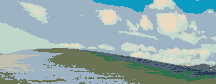
#> input picture xp.png, 216 x 84 px
$ jupyter execute --allow-errors vis_train.ipynb   (shell and % lines are left out)
#> lines starting #> are read from the running program, lines starting #| are printed output that depends on the picture; after the words box and inside, x2 and y2 are one past the last pixel; in counts of white or black regions, pixels touching at a corner belong together
### nopants_train.py
"""
Training code for Adversarial patch training
"""

#import patch_config
import sys
import os

import time
from datetime import datetime
import argparse
import numpy as np
import scipy
import scipy.interpolate
from tqdm import tqdm
import gc
import matplotlib.pyplot as plt
from easydict import EasyDict
from PIL import Image

from skimage.io import imread
from skimage.util import img_as_float

from generator import *
from load_data import *
from tps import *
from sample_uniformly_per_color import *
# from transformers import DeformableDetrForObjectDetection
from skimage.metrics import structural_similarity

import torch
import torch.nn as nn
from torch import autograd
from torch.nn import parameter
from torch.autograd import Variable, Function
from torchvision import transforms
import torchvision
# from tensorboardX import SummaryWriter
import pytorch3d as p3d
from pytorch3d.io import load_objs_as_meshes
from pytorch3d.structures import Meshes, join_meshes_as_batch
from pytorch3d.renderer import (
    cameras,
    look_at_view_transform,
    FoVPerspectiveCameras,
    PointLights,
    DirectionalLights,
    AmbientLights,
    Materials,
    RasterizationSettings,
    MeshRenderer,
    MeshRasterizer,
    BlendParams,
    TexturesUV
)
import wandb

# add path for demo utils functions
sys.path.append(os.path.abspath(''))


from arch.yolov3_models import YOLOv3Darknet
from yolo2.darknet import Darknet
from color_util import *
from train_util import *
import pytorch3d_modify as p3dmd
import mesh_utils as MU


class PatchTrainer(object):
    def __init__(self, args):
        self.args = args
        if args.device is not None:
            device = torch.device(args.device)
            # torch.cuda.set_device(device)
        else:
            device = None
        self.device = device
        self.img_size = 416
        self.DATA_DIR = "./data"

        if args.arch == "rcnn":
            self.model = torchvision.models.detection.fasterrcnn_resnet50_fpn(pretrained=True).eval().to(device)
        elif args.arch == "yolov3":
            self.model = YOLOv3Darknet().eval().to(device)
            self.model.load_darknet_weights('arch/weights/yolov3.weights')
        elif args.arch == "detr":
            self.model = torch.hub.load('facebookresearch/detr:main', 'detr_resnet50', pretrained=True).eval().to(
                device)
        # elif args.arch == "deformable-detr":
        #     self.model = DeformableDetrForObjectDetection.from_pretrained("SenseTime/deformable-detr").eval().to(device)
        elif args.arch == "yolov2":
            self.model = Darknet('yolo2/cfg/yolov2.cfg').eval().to(device)
            self.model.load_weights('yolo2/yolov2.weights')
        elif args.arch == "mask_rcnn":
            self.model = torchvision.models.detection.maskrcnn_resnet50_fpn(pretrained=True).eval().to(device)
        else:
            raise NotImplementedError

        for p in self.model.parameters():
            p.requires_grad = False

        self.batch_size = args.batch_size

        self.patch_transformer = PatchTransformer().to(device)
        if args.arch == "rcnn":
            self.prob_extractor = MaxProbExtractor(0, 80).to(device)
        elif args.arch == "yolov3":
            self.prob_extractor = YOLOv3MaxProbExtractor(0, 80, self.model, self.img_size).to(device)
        elif args.arch == "detr":
            self.prob_extractor = DetrMaxProbExtractor(0, 80, self.img_size).to(device)
        elif args.arch == "deformable-detr":
            self.prob_extractor = DeformableDetrProbExtractor(0,80,self.img_size).to(device)
        self.tv_loss = TotalVariation()

        self.alpha = args.alpha
        self.azim = torch.zeros(self.batch_size)
        self.blend_params = None

        self.sampler_probs = torch.ones([36]).to(device)
        self.loss_history = torch.ones(36).to(device)
        self.num_history = torch.ones(36).to(device)

        self.train_loader = self.get_loader('./data/background', True)
        self.test_loader = self.get_loader('./data/background_test', True)

        self.epoch_length = len(self.train_loader)
        print(f'One training epoch has {len(self.train_loader.dataset)} images')
        print(f'One test epoch has {len(self.test_loader.dataset)} images')

        color_transform = ColorTransform('color_transform_dim6.npz')
        self.color_transform = color_transform.to(device)

        self.fig_size_H = 340
        self.fig_size_W = 860

        resolution = 4
        h, w = int(self.fig_size_H / resolution), int(self.fig_size_W / resolution)
        self.h, self.w = h, w

        # Set paths
        obj_filename_man = os.path.join(self.DATA_DIR, "Archive/Man_join/man.obj")
        obj_filename_tshirt = os.path.join(self.DATA_DIR, "Archive/tshirt_join/tshirt.obj")

        self.coordinates = torch.stack(torch.meshgrid(torch.arange(h), torch.arange(w)), -1).to(device)

        """
        random_seeds = [
            [[14, 67],[34, 58],[50, 60],[23, 6],[61, 13],[90, 8],[106, 19],[123, 11],[166, 51],[185, 58]],
            [[2, 19],[10, 1],[51, 3],[76, 21],[99, 12],[141, 25],[138, 1],[185, 3],[190, 25],[211, 10]],
            [[16, 13],[10, 48],[12, 76],[62, 44],[76, 68],[95, 76],[89, 29],[128, 44],[149, 79],[203, 52]],
            [[16, 28],[56, 78],[82, 82],[108, 48],[105, 76],[138, 29],[170, 40],[191, 40],[177, 77],[214, 40]],
            [[4, 32],[35, 33],[63, 32],[75, 81],[100, 31],[130, 32],[162, 3],[153, 35],[168, 83],[188, 32]],
            [[0, 49],[27, 45],[71, 35],[85, 38],[106, 39],[119, 39],[135, 39],[176, 40],[169, 43],[205, 42]]
        ]
        for i, r in enumerate(random_seeds):
            np.random.shuffle(r)
        random_seeds = np.array(random_seeds).astype(np.float32)
        random_seeds = np.random.rand(*random_seeds.shape) + random_seeds
        random_seeds[:,:,0] = random_seeds[:,:,0] / self.w
        random_seeds[:,:,1] = random_seeds[:,:,1] / self.h
        random_seeds = np.clip(random_seeds, 0, 1)
        # self.tshirt_point = torch.rand([num_colors, args.num_points_tshirt, 2], requires_grad=True, device=device)
        # np.save("rand.npy", self.tshirt_point.cpu().detach().numpy())
        self.tshirt_point = torch.tensor(random_seeds, requires_grad=True, device=device)
        # np.save("ours.npy", random_seeds)
        # self.tshirt_point = torch.full([num_colors, args.num_points_tshirt, 3], fill_value=0.7, requires_grad=True, device=device)
        """

        points, colors = sample_n_per_color(args.ref_image_path, args.num_points_tshirt)
        self.colors =  torch.tensor(colors).float().to(device)
        self.colors = torch.div(self.colors, 255.)
        num_colors = self.colors.shape[0]
        self.tshirt_point = torch.tensor(points, requires_grad=True, device=device)
        self.mesh_man = load_objs_as_meshes([obj_filename_man], device=device)
        self.mesh_tshirt = load_objs_as_meshes([obj_filename_tshirt], device=device)

        self.faces = self.mesh_tshirt.textures.faces_uvs_padded()
        self.verts_uv = self.mesh_tshirt.textures.verts_uvs_padded()
        self.faces_uvs_tshirt = self.mesh_tshirt.textures.faces_uvs_list()[0]

        self.ref_image = np.array(Image.open(args.ref_image_path).resize((self.fig_size_W, self.fig_size_H)))
        print("ref_image fig_size W:", self.fig_size_W)
        print("ref_image fig_size H:", self.fig_size_H)

        self.optimizer = torch.optim.Adam([self.tshirt_point], args.lr)

        if args.seed_type in ['fixed', 'random']:
            self.seeds_tshirt = torch.zeros(size=[h, w, num_colors], device=device).uniform_()
            self.optimizer_seed = torch.optim.SGD([torch.zeros(1, device=device).requires_grad_()], lr=args.lr_seed)
        else:
            self.seeds_tshirt_train = torch.zeros(size=[h, w, num_colors], device=device).uniform_(args.clamp_shift,
                                                                                              1 - args.clamp_shift).requires_grad_()  # NOTE when not fixed we use uniform

            self.seeds_tshirt_fixed = torch.zeros(size=[h, w, num_colors], device=device).uniform_()

            if args.seed_opt == 'sgd':
                self.optimizer_seed = torch.optim.SGD([self.seeds_tshirt_train], lr=args.lr_seed)
            elif args.seed_opt == 'adam':
                self.optimizer_seed = torch.optim.Adam([self.seeds_tshirt_train], lr=args.lr_seed)
            else:
                raise ValueError

        k = 3
        k2 = k * k
        self.camouflage_kernel = nn.Conv2d(num_colors, num_colors, k, 1, int(k / 2)).to(device)
        self.camouflage_kernel.weight.data.fill_(0)
        self.camouflage_kernel.bias.data.fill_(0)
        for i in range(num_colors):
            self.camouflage_kernel.weight[i, i, :, :].data.fill_(1 / k2)

        self.expand_kernel = nn.ConvTranspose2d(3, 3, resolution, stride=resolution, padding=0).to(device)
        self.expand_kernel.weight.data.fill_(0)
        self.expand_kernel.bias.data.fill_(0)
        for i in range(3):
            self.expand_kernel.weight[i, i, :, :].data.fill_(1)

        selected_tshirt = torch.cat([torch.arange(27), torch.arange(28, 31), torch.arange(32, 43)])
        self.tshirt_locations_infos = EasyDict({ # sleeves, torso
            'nparts': 3,
            'centers': [[7.5, 0], [-7.5, 0], [0, 0]],
            'Rs': [1.5, 1.5, 15.0],
            'ntfs': [6, 6, 8],
            'ntws': [6, 6, 8],
            'radius_fixed': [[1.0], [1.0], [0.5]],
            'radius_wrap': [[0.5], [0.5], [1.0]],
            'signs': [-1, -1, 1],
            'selected': selected_tshirt,
        })

        self.initialize_tps2d()
        self.initialize_tps3d()

    # [511 lines left out: functions get_loader, init_tensorboard, sample_cameras, sample_lights, initialize_tps2d, initialize_tps3d and 5 more, not called in this run]


# [74 lines that do not run on import are left out]

### vis_train.ipynb
[cell 1]
from nopants_train import *
import argparse

[cell 2]
parser = argparse.ArgumentParser(description='PyTorch Training')
parser.add_argument('--device', default='cuda:1', help='')
parser.add_argument('--lr', type=float, default=0.001, help='')
parser.add_argument('--lr_seed', type=float, default=0.01, help='')
parser.add_argument('--nepoch', type=int, default=600, help='')
parser.add_argument('--checkpoints', type=int, default=0, help='')
parser.add_argument('--batch_size', type=int, default=4, help='')
parser.add_argument('--save_path', default='results/', help='')
parser.add_argument("--alpha", type=float, default=10, help='')
parser.add_argument("--tv_loss", type=float, default=0, help='')
parser.add_argument("--lr_decay", type=float, default=2, help='')
parser.add_argument("--lr_decay_seed", type=float, default=2, help='')
parser.add_argument("--blur", type=float, default=1, help='')
parser.add_argument("--like", type=float, default=1, help='')
parser.add_argument("--ctrl", type=float, default=1, help='')
parser.add_argument("--num_points_tshirt", type=int, default=60, help='')
parser.add_argument("--num_points_trouser", type=int, default=60, help='')
parser.add_argument("--arch", type=str, default="rcnn")
parser.add_argument("--cdist", type=float, default=0, help='')
parser.add_argument("--seed_type", default='fixed', help='fixed, random, variable, langevin')
parser.add_argument("--rd_num", type=int, default=200, help='')
parser.add_argument("--clamp_shift", type=float, default=0, help='')
parser.add_argument("--resample_type", default=None, help='')
parser.add_argument("--seed_temp", type=float, default=1.0, help='')
parser.add_argument("--seed_opt", default='adam', help='')
parser.add_argument("--tps2d_range_t", type=float, default=50.0, help='')
parser.add_argument("--tps2d_range_r", type=float, default=0.1, help='')
parser.add_argument("--tps3d_range", type=float, default=0.15, help='')
parser.add_argument("--disable_tps2d", default=False, action='store_true', help='')
parser.add_argument("--disable_tps3d", default=False, action='store_true', help='')
parser.add_argument("--disable_test_tps2d", default=False, action='store_true', help='')
parser.add_argument("--disable_test_tps3d", default=False, action='store_true', help='')
parser.add_argument("--seed_ratio", default=1.0, type=float, help='The ratio of trainable part when seed type is variable')
parser.add_argument("--loss_type", default='max_iou', help='max_iou, max_conf, softplus_max, softplus_sum')
parser.add_argument("--loss_ssim", default=0.3, help='constant dictating weight of SSIM loss to force texture similarity to image')
parser.add_argument("--test", default=False, action='store_true', help='')
parser.add_argument("--test_iou", type=float, default=0.1, help='')
parser.add_argument("--test_nms_thresh", type=float, default=1.0, help='')
parser.add_argument("--test_mode", default='person', help='person, all')
parser.add_argument("--test_suffix", default='', help='')
parser.add_argument("--train_iou", type=float, default=0.01, help='')
parser.add_argument("--anneal", default=False, action='store_true', help='')
parser.add_argument("--anneal_init", type=float, default=5.0, help='')
parser.add_argument("--anneal_alpha", type=float, default=3.0, help='')

args = parser.parse_args(args = "--nepoch 100 --save_path results/yolov3_07 --ctrl 50 --arch yolov3 --seed_type variable --clamp_shift 0.01 --loss_type max_iou --seed_ratio 0.7 --device cuda".split())
assert args.seed_type in ['fixed', 'random', 'variable', 'langevin']

torch.manual_seed(123)
#> (this line was passed over: torch is not available in this run)
torch.backends.cuda.matmul.allow_tf32 = False
torch.backends.cudnn.allow_tf32 = False

# [14 lines of commented-out code are left out]

#> (a cell that did not finish here is left out)

# Voronoi pass

[cell 4]
import pyclesperanto_prototype as cle
from skimage.io import imread, imsave
from skimage.color import rgb2gray
import matplotlib.pyplot as plt
import numpy as np
# initialize / select GPU with "TX" in their name
#> (the rest of this cell did not finish here and is left out)

[cell 5]
from skimage.segmentation import slic
from skimage.segmentation import mark_boundaries
from skimage.util import img_as_float

[cell 6]
numSegments = 45
image = img_as_float(imread("xp.png"))
segments = slic(image, n_segments=numSegments, sigma=5, convert2lab=True)
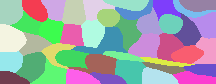
#> segments: shape (84, 216) int64; 43 distinct labels, from 1 to 43; one colour per label, 0 black
#> (the rest of this cell did not finish here and is left out)

[cell 7]
# # segments.max()
from collections import defaultdict
def get_centroids(segments, img):
    centroid_x, centroid_y = [], []
    med_colors = []
    clusters = []
    grey_img = rgb2gray(img)
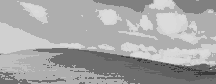
#> grey_img: shape (84, 216) float64; min 0.232, max 0.863, mean 0.656

    for i in range(1, segments.max()+1):
        mask = np.where(segments==i, False, True)
        mask = np.stack([mask,mask,mask], axis=2)
        coordinates = np.argwhere(mask==False)
        x = np.array(coordinates[:, 0])
        y = np.array(coordinates[:, 1])

        centroid_x.append(x.mean())
        centroid_y.append(y.mean())

        masked_section = np.ma.array(img, mask=mask)
        color_set = defaultdict(int)
        for x in masked_section:
            for y in x:
                if not isinstance(y[0], np.ma.MaskedArray):
                    color_set[(y[0],y[1],y[2])] += 1

        most_seen = None
        most_seen_times = 0
        rgb_color = None
        for color in color_set:
            if color_set[color] > most_seen_times:
                most_seen = color
                most_seen_times = color_set[color]

        med_colors.append(most_seen)
#> this loop made 43 passes
#> pass 1, in get_centroids, `mask = np.where(segments==i, False, True)`:
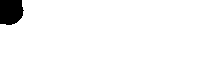
#> mask: shape (84, 216) bool; 97.1% white; 1 black region, box (x1, y1, x2, y2) and area: (0, 0, 24, 25) 522
#> pass 2, in get_centroids, `mask = np.where(segments==i, False, True)`:
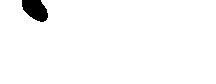
#> mask: shape (84, 216) bool; 97.7% white; 1 black region, box (x1, y1, x2, y2) and area: (22, 0, 48, 22) 412
#> after the loop, centroid_x = 43 values, max 78.23 at index 42, min 3.86 at index 5, mean 41.24; centroid_y = 43 values, max 206.6 at index 25, min 10.34 at index 0, mean 111.3; med_colors = 43 items, first 6: (0.616, 0.698, 0.761), (0.827, 0.859, 0.812), (0.616, 0.698, 0.761), (0.616, 0.698, 0.761), (0.616, 0.698, 0.761), (0.0471, 0.612, 0.761)
        # break

    return centroid_x, centroid_y, med_colors

[cell 8]
x, y, colors = get_centroids(segments, image)
#> x has the same summary as centroid_x in get_centroids; y has the same summary as centroid_y in get_centroids; colors has the same summary as med_colors in get_centroids

[cell 9]
for color in set(colors):
    print([int(color[0]*255), int(color[1]*255), int(color[2]*255)])
#> this loop made 9 passes
#> color on passes 1 to 9: (0.925, 0.855, 0.753), (0.325, 0.392, 0.455), (0.0471, 0.612, 0.761), (0.416, 0.451, 0.329), (0.827, 0.859, 0.812), (0.749, 0.839, 0.796), (0.18, 0.447, 0.294), (0.616, 0.698, 0.761), (0.761, 0.753, 0.675)
#| [236, 218, 192]
#| [83, 100, 116]
#| [12, 156, 194]
#| [105, 115, 84]
#| [211, 219, 207]
#| [191, 214, 203]
#| [46, 113, 75]
#| [157, 178, 194]
#> (further printed lines are left out)
